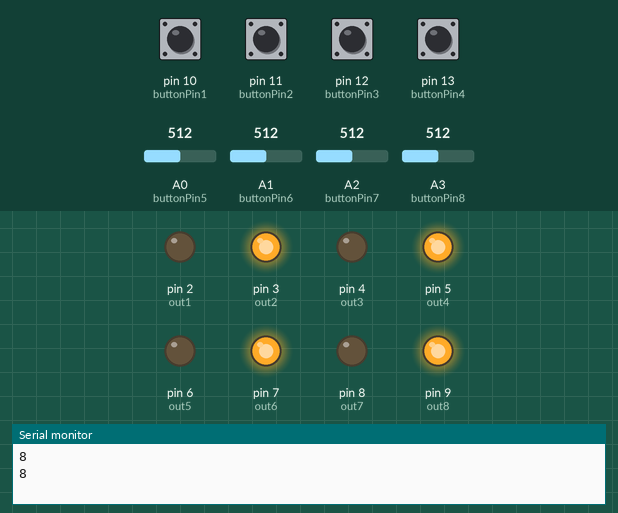
Bench run of a sketch on a simulated Arduino Uno, built with avr-gcc and run on an emulated ATmega328P. Parts: output pins drawn as LEDs (lit = HIGH), the last lines printed to the serial monitor. The test bench sets the inputs (shaded band); at power-on: pin 10 (buttonPin1), pin 11 (buttonPin2), pin 12 (buttonPin3), pin 13 (buttonPin4) HIGH, A0 (buttonPin5) = 512, A1 (buttonPin6) = 512, A2 (buttonPin7) = 512, A3 (buttonPin8) = 512.

Above: at 2.3 s.
2.4 s: pin 10 (buttonPin1) pulled LOW for 1.8 s
At 4.1 s:
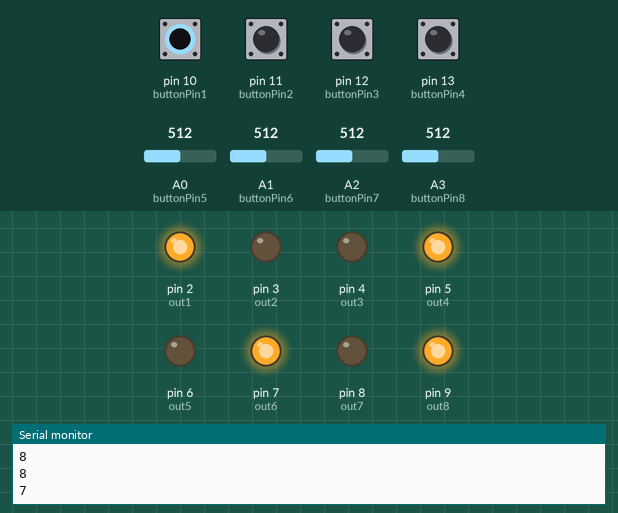
6.0 s: pin 11 (buttonPin2) pulled LOW for 1.8 s
At 6.4 s:
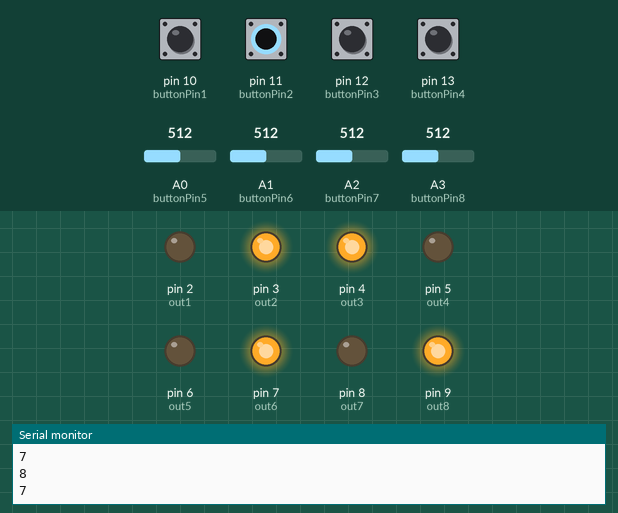
10.5 s: pin 12 (buttonPin3) pulled LOW for 1.8 s
At 11.1 s:
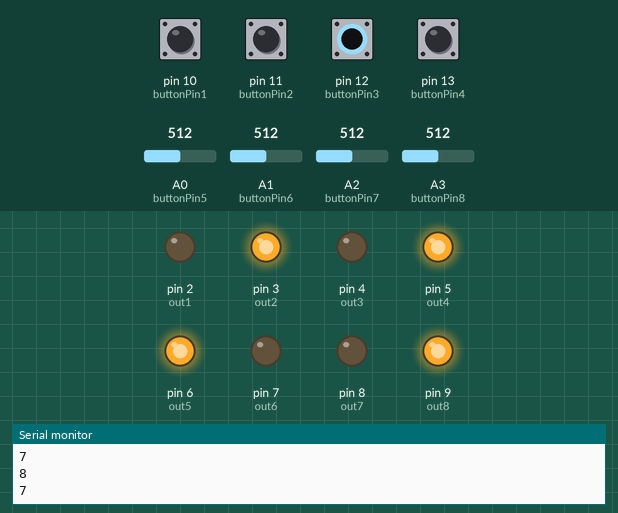
15.0 s: pin 13 (buttonPin4) pulled LOW for 1.8 s
At 15.8 s:
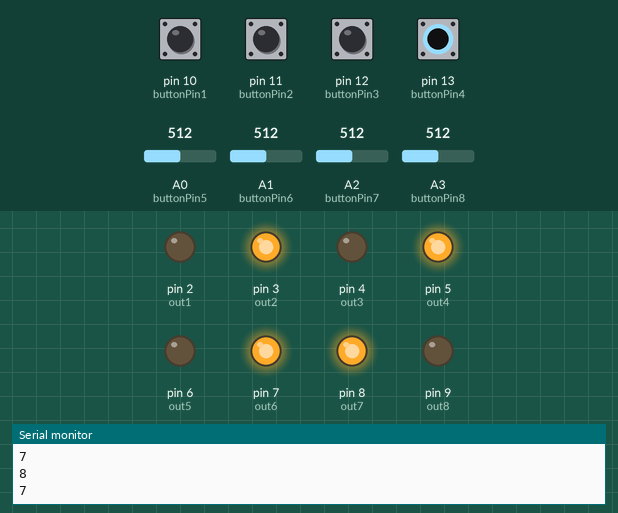
19.5 s: pin 10 (buttonPin1) driven LOW and pin 11 (buttonPin2) driven LOW
At 20.5 s:
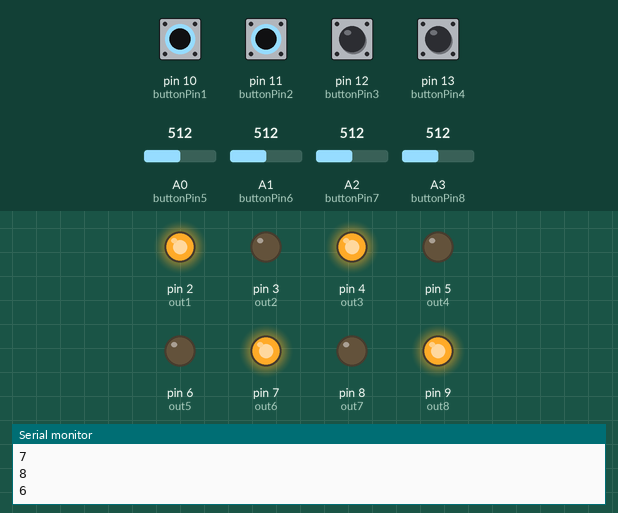
21.6 s: pin 12 (buttonPin3) pulled LOW for 1.8 s
At 22.8 s:
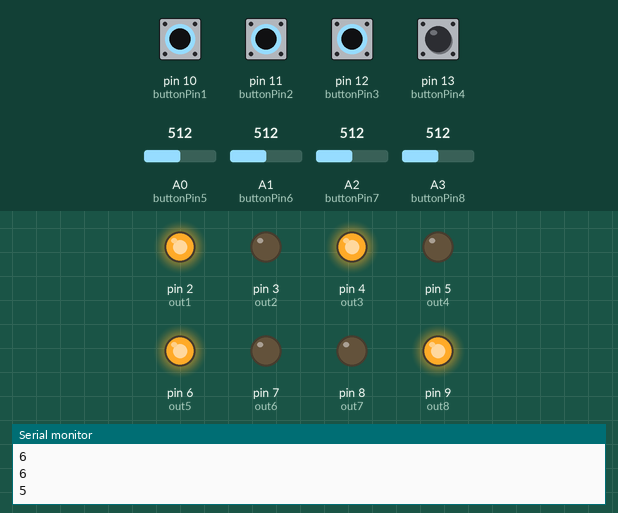
Timing chart, 0 to 25.5 s (numbered marks = the images above; inputs shaded):
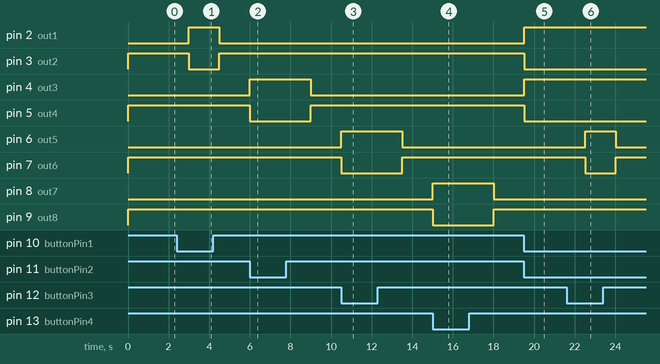

Measured:
- after the input at 2.4 s, pin 2 (out1): LOW → HIGH after 0.60 s, → LOW 1.5 s later; pin 3 (out2): HIGH → LOW after 0.60 s, → HIGH 1.5 s later
- after the input at 6.0 s, pin 4 (out3): LOW → HIGH at once, → LOW 3.0 s later; pin 5 (out4): HIGH → LOW at once, → HIGH 3.0 s later
- after the input at 10.5 s, pin 6 (out5): LOW → HIGH at once, → LOW 3.0 s later; pin 7 (out6): HIGH → LOW at once, → HIGH 3.0 s later
- after the input at 15.0 s, pin 8 (out7): LOW → HIGH at once, → LOW 3.0 s later; pin 9 (out8): HIGH → LOW at once, → HIGH 3.0 s later
- after the input at 19.5 s, pin 2 (out1), pin 4 (out3): LOW → HIGH at once; pin 3 (out2), pin 5 (out4): HIGH → LOW at once
- after the input at 21.6 s, pin 6 (out5): LOW → HIGH after 0.91 s, → LOW 1.5 s later; pin 7 (out6): HIGH → LOW after 0.91 s, → HIGH 1.5 s later

The sketch:

ProyectoParqueoArduino.ino
```cpp
// set pin numbers:
const int buttonPin1 = 10;     // the number of the pushbutton pin1
const int buttonPin2 = 11;     // the number of the pushbutton pin2
const int buttonPin3 = 12;     // the number of the pushbutton pin3
const int buttonPin4 = 13;     // the number of the pushbutton pin4

const int out1 = 2;     // the number of the pushbutton pin1
const int out2 = 3;     // the number of the pushbutton pin2
const int out3 = 4;     // the number of the pushbutton pin3
const int out4 = 5;     // the number of the pushbutton pin4
const int out5 = 6;     // the number of the pushbutton pin5
const int out6 = 7;     // the number of the pushbutton pin6
const int out7 = 8;     // the number of the pushbutton pin7
const int out8 = 9;     // the number of the pushbutton pin8

//entradas analogicas
int buttonPin5 = A0;
int buttonPin6 = A1;
int buttonPin7 = A2;
int buttonPin8 = A3;

// variables will change:
int buttonState1 = 0;         // variable for reading the pushbutton1 status
int buttonState2 = 0;         // variable for reading the pushbutton2 status
int buttonState3 = 0;         // variable for reading the pushbutton3 status
int buttonState4 = 0;         // variable for reading the pushbutton4 status
int buttonState5 = 0;         // variable for reading the pushbutton1 status
int buttonState6 = 0;         // variable for reading the pushbutton2 status
int buttonState7 = 0;         // variable for reading the pushbutton3 status
int buttonState8 = 0;

int State5 = 0;
int State6 = 0;
int State7 = 0;
int State8 = 0;

String txt;

void setup() {
  // initialize the LED pin as an output:
  Serial.begin(9600);
  pinMode(out1, OUTPUT);
  pinMode(out2, OUTPUT);
  pinMode(out3, OUTPUT);
  pinMode(out4, OUTPUT);
  pinMode(out5, OUTPUT);
  pinMode(out6, OUTPUT);
  pinMode(out7, OUTPUT);
  pinMode(out8, OUTPUT);
  // initialize the pushbutton pin as an input:
  pinMode(buttonPin1, INPUT_PULLUP);
  pinMode(buttonPin2, INPUT_PULLUP);
  pinMode(buttonPin3, INPUT_PULLUP);
  pinMode(buttonPin4, INPUT_PULLUP);
  //entradas analogicas
  pinMode(buttonPin5, INPUT);
  pinMode(buttonPin6, INPUT);
  pinMode(buttonPin7, INPUT);
  pinMode(buttonPin8, INPUT);
}

void loop(){
    escuela();

}
void escuela(){


  // read the state of the pushbutton value:
  buttonState1 = digitalRead(buttonPin1);
  buttonState2 = digitalRead(buttonPin2);
  buttonState3 = digitalRead(buttonPin3);
  buttonState4 = digitalRead(buttonPin4);

  buttonState5 = analogRead(buttonPin5);
  buttonState6 = analogRead(buttonPin6);
  buttonState7 = analogRead(buttonPin7);
  buttonState8 = analogRead(buttonPin8);

 if(buttonState5 < 600){
  State5 = 1;
 }
 else{
  State5 = 0;
 }
 if(buttonState6 < 600){
  State6 = 1;
 }
 else{
  State6 = 0;
 }
  if(buttonState7 < 600){
  State7 = 1;
 }
 else{
  State7 = 0;
 }
 if(buttonState8 < 600){
  State8 = 1;
 }
 else{
  State8 = 0;
 }
 int conteo = (buttonState1 + buttonState2 + buttonState3 + buttonState4 + State5 + State6 + State7 + State8);
 Serial.println(conteo);
 txt = conteo;

//------------------------------------------------------------------------------------------------------------------------------------------


  // check if the pushbutton is pressed.
  // if it is, the buttonState is LOW:
  //*****************
  if (buttonState1 == LOW) {
    // turn LED on:
    digitalWrite(out1, HIGH);
    digitalWrite(out2, LOW);

  }
  else {
    // turn LED off:
    digitalWrite(out1, LOW);
    digitalWrite(out2, HIGH);

    }
  //******************
  if (buttonState2 == LOW) {
    // turn LED on:
    digitalWrite(out3, HIGH);
    digitalWrite(out4, LOW);

  }
  else {
    // turn LED off:
    digitalWrite(out3, LOW);
    digitalWrite(out4, HIGH);

    }
  //******************
  if (buttonState3 == LOW) {
    // turn LED on:
    digitalWrite(out5, HIGH);
    digitalWrite(out6, LOW);

  }
  else {
    // turn LED off:
    digitalWrite(out5, LOW);
    digitalWrite(out6, HIGH);

    }
  //*****************
  if (buttonState4 == LOW) {
    // turn LED on:
    digitalWrite(out7, HIGH);
    digitalWrite(out8, LOW);

  }
  else {
    // turn LED off:
    digitalWrite(out7, LOW);
    digitalWrite(out8, HIGH);

    }
 delay(1500);
}
```
